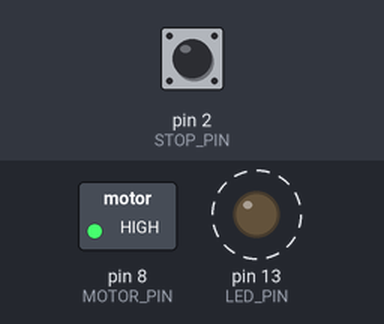
Recording of a sketch running on a simulated Arduino Uno, built with avr-gcc and run on an emulated ATmega328P. Parts: switched loads named in the sketch (green lamp = pin HIGH), output pins drawn as LEDs (lit = HIGH). Dashed ring = blinking. Inputs (shaded band) come from the test bench; at power-on: pin 2 (STOP_PIN) HIGH.

Above: at 1.25 s.
1.3 s: pin 2 (STOP_PIN) pulled LOW for 3.2 s
At 2.1 s:
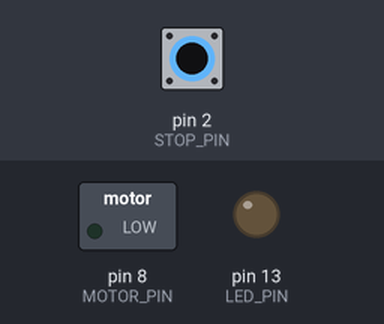
Timing chart, 0 to 12.0 s (numbered marks = the images above; inputs shaded):
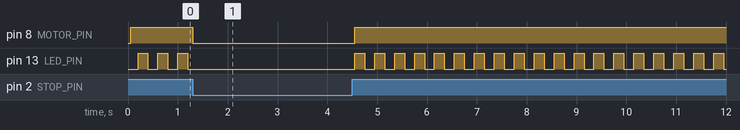

Measured:
- after the input at 1.3 s, pin 8 (MOTOR_PIN): HIGH → LOW at once, → HIGH 3.2 s later

The sketch:

claude.ino
```cpp
const uint8_t STOP_PIN  = 2;   // STOP button to GND, internal pull-up
const uint8_t MOTOR_PIN = 8;   // HIGH = motor running
const uint8_t LED_PIN   = 13;  // status LED

const unsigned long BLINK_MS   = 200;
const unsigned long RELEASE_MS = 50;   // release must be stable this long before restart

unsigned long lastBlink   = 0;
unsigned long releasedAt  = 0;
bool wasPressed           = true;      // start stopped until the button reads released
bool ledState             = false;

// Stop the motor immediately on press, regardless of what loop() is doing
void stopISR() {
  digitalWrite(MOTOR_PIN, LOW);
}

void setup() {
  digitalWrite(MOTOR_PIN, LOW);
  pinMode(MOTOR_PIN, OUTPUT);
  pinMode(LED_PIN, OUTPUT);
  pinMode(STOP_PIN, INPUT_PULLUP);
  attachInterrupt(digitalPinToInterrupt(STOP_PIN), stopISR, FALLING);
}

void loop() {
  unsigned long now = millis();
  bool pressed = (digitalRead(STOP_PIN) == LOW);

  if (pressed) {
    digitalWrite(MOTOR_PIN, LOW);
    digitalWrite(LED_PIN, LOW);
    ledState   = false;
    wasPressed = true;
    return;
  }

  // Button released: debounce before restarting
  if (wasPressed) {
    releasedAt = now;
    wasPressed = false;
  }
  if (now - releasedAt < RELEASE_MS) {
    return;
  }

  // Re-check the pin with interrupts off so a press can't slip in between
  noInterrupts();
  if (digitalRead(STOP_PIN) == HIGH) {
    digitalWrite(MOTOR_PIN, HIGH);
  }
  interrupts();

  // Blink status LED while running
  if (digitalRead(MOTOR_PIN) == HIGH && now - lastBlink >= BLINK_MS) {
    lastBlink = now;
    ledState = !ledState;
    digitalWrite(LED_PIN, ledState);
  }
}
```
